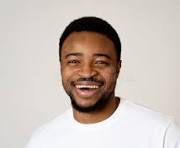
#> input picture sources/smile.png, 180 x 148 px, found by its file name
$ python ex31.py
#> lines starting #> are read from the running program, lines starting #| are printed output that depends on the picture; after the words box and inside, x2 and y2 are one past the last pixel; in counts of white or black regions, pixels touching at a corner belong together
import cv2

def segment_image(image_path, lower_threshold=127, upper_threshold=255):
#> called with lower_threshold = 127, upper_threshold = 255
    image = cv2.imread(image_path)
#> image is the input picture: shape (148, 180, 3); mean B, G, R 184, 190.6, 201.7

    gray = cv2.cvtColor(image, cv2.COLOR_BGR2GRAY)
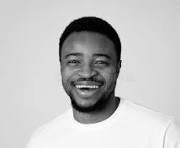
#> gray: shape (148, 180); min 0, max 255, mean 193.2

    _, binary = cv2.threshold(gray, lower_threshold, upper_threshold, cv2.THRESH_BINARY)
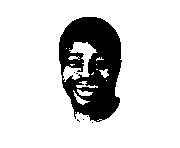
#> binary: shape (148, 180); 83.6% white; 7 black regions (6 under 20 px), largest, box (x1, y1, x2, y2) and area: (59, 17, 122, 122) 4348

    _, otsu = cv2.threshold(gray, 0, 255, cv2.THRESH_BINARY + cv2.THRESH_OTSU)
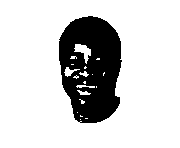
#> otsu: shape (148, 180); 81.3% white; 1 black region, box (x1, y1, x2, y2) and area: (59, 16, 122, 123) 4982

    adaptive = cv2.adaptiveThreshold(gray, 255, cv2.ADAPTIVE_THRESH_GAUSSIAN_C,
                                     cv2.THRESH_BINARY, 11, 2)
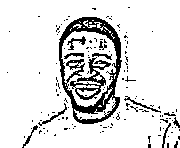
#> adaptive: shape (148, 180); 87% white; 140 black regions (128 under 20 px), largest, box (x1, y1, x2, y2) and area: (59, 17, 122, 124) 1941, (70, 57, 111, 100) 512, (67, 36, 86, 50) 87

    cv2.imshow('Original', image)
    cv2.imshow('Binary Segmentation', binary)
    cv2.imshow('Otsu Segmentation', otsu)
    cv2.imshow('Adaptive Segmentation', adaptive)
    cv2.waitKey(0)
    cv2.destroyAllWindows()


if __name__ == "__main__":
    image_path = "D:\SIMATS Engineering\ITA0513 Computer Vision\Practical\sources\smile.png"

    segment_image(image_path)

    # segment_image(image_path, 100, 255)

$ run again, with sources/face.png copied over sources/smile.png
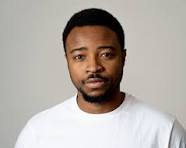
#> input picture sources/face.png, 186 x 148 px, found by its file name
#> in segment_image, image is the input picture: shape (148, 186, 3); mean B, G, R 167.5, 173.5, 180.8
#> in segment_image, `_, binary = cv2.threshold(gray, lower_threshold, upper_threshold, cv2...`:
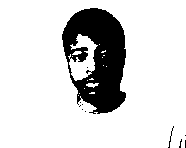
#> binary: shape (148, 186); 84% white; 11 black regions (9 under 20 px), largest, box (x1, y1, x2, y2) and area: (62, 8, 126, 114) 4357, (168, 126, 174, 148) 24
#> otsu: shape (148, 186); 84.4% white; 6 black regions (4 under 20 px), largest, box (x1, y1, x2, y2) and area: (62, 8, 126, 114) 4265, (168, 126, 174, 148) 24
#> in segment_image, `adaptive = cv2.adaptiveThreshold(gray, 255, cv2.ADAPTIVE_THRESH_GAUSSI..`:
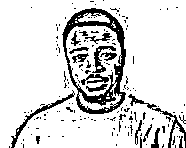
#> adaptive: shape (148, 186); 85.4% white; 164 black regions (145 under 20 px), largest, box (x1, y1, x2, y2) and area: (62, 8, 126, 114) 1775, (128, 94, 186, 148) 331, (11, 90, 75, 148) 312
